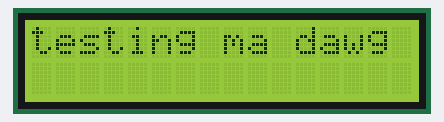
A sketch run on a simulated Arduino Uno, built with avr-gcc and run on an emulated ATmega328P. On the bench: 16×2 character LCD.

Above: at 0.1 s.
At 1.2 s:
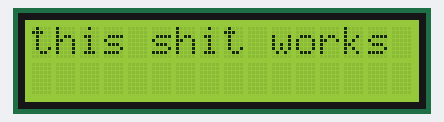

Measured:
- what the display in image 1 shows lasts 1.0 s, from 1.1 s to 2.1 s

The sketch:

LCD.ino
```cpp
#include <LiquidCrystal_I2C.h>

LiquidCrystal_I2C lcd(0x3F, 2, 1, 0, 4, 5, 6, 7, 3, POSITIVE);

void setup() {
  lcd.begin(16, 2);
  lcd.clear();
}

void loop() {
  lcd.print("testing ma dawg");
  delay(1000);
  lcd.clear();
  lcd.print("this shit works bruv");
  delay(1000);
  lcd.clear();
}
```
